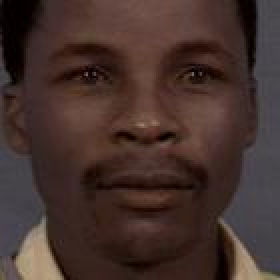
#> input picture models/dataset/colored/jpg2/i001qb-mn_30_30_200_200.jpg, 140 x 140 px, found by its file name (shown 2 times larger); its folder holds 4 pictures in this run
$ python kmeans.py
#> lines starting #> are read from the running program, lines starting #| are printed output that depends on the picture
from numpy import array, dot, mean, std, empty, argsort, size, shape, transpose
from numpy.linalg import eigh, solve
from numpy.random import randn
from matplotlib.pyplot import subplots, show
#import Image
from PIL import Image
import numpy as np
import os
import collections
import operator


def kmeans(d, m, f, k):  # d-data ,m-initial mean of the data,f-number of data items,k-K for K-means
    # print(f,d.shape)
    col = np.zeros((d.shape[0], 1))
    p = 0
    while 1:
        flag = 0  # flag used for terminating from while Loop
        j = 0
        for cell in d:
            i = 0
            ind = 0
            cur = 0
            mini = 1000000
            for mean in m:
                # distance b/w current item and mean
                cur = np.linalg.norm(cell[:]-mean)
                # print cur,i
                if cur < mini:  # ind will have ith cluster to which current data itm is assigned
                    ind = i
                    mini = cur
                i = i+1

            if col[j] != ind:
                flag = 1

            col[j] = ind
            j = j+1

        if flag == 0:
            break

        for i in range(k):  # recalculating the means
            count = 1
            mean = np.zeros((1, len(d[0])))
            for cell in d:
                if col[count-1] == i:
                    mean = mean+cell[:]
                    count = count+1

            if count != 1:
                mean = mean/count
                m[i:i+1] = mean[:]
        p = p+1

    # print "No of iterations:",p
    return m


# ------------start of program---------------
print("------------------Start---------------------------")

dirname = "models/dataset/bw/jpg2/"
# dirname="aligneddataset/colored/jpg5/"
# print(dirname)
count = 0
size = 48, 48
# print size[0],size[1]
m = 0
f = 0

for filename in os.listdir(dirname):

    image_file = Image.open(dirname+filename)
#> image_file is the input picture: PIL image 140x140 RGB; mean R, G, B 69.2, 49.8, 44.9
    # size == size of the image file,will be used to initializing Array
    size = image_file.size
#> size = (140, 140)
    if filename[7] == 'm':
        m = m+1
    else:
        f = f+1
    count = count+1
#> pass 2 of the loop `for filename in os.listdir(dirname):`:
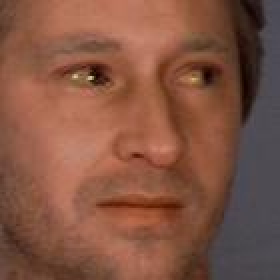
#> input picture models/dataset/colored/jpg2/i002rb-mn_30_30_200_200.jpg, 140 x 140 px, found by its file name (shown 2 times larger)
#> image_file is the input picture: PIL image 140x140 RGB; mean R, G, B 130.8, 84.7, 66.9
#> pass 3 of the loop `for filename in os.listdir(dirname):`:
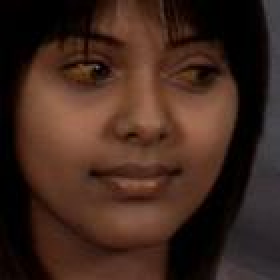
#> input picture models/dataset/colored/jpg2/i003qb-fn_30_30_200_200.jpg, 140 x 140 px, found by its file name (shown 2 times larger)
#> image_file is the input picture: PIL image 140x140 RGB; mean R, G, B 64, 39.8, 29.8
#> the loop made 4 passes; the first 3 are shown
#print("Size of image",size)
# print("Total,Males,Females",count,m,f)

# for training data 200 male and 200 female faces
maledata = np.zeros((200, size[0]*size[1]))
femaledata = np.zeros((200, size[0]*size[1]))

fmean = np.zeros((10, size[0]*size[1]))
mmean = np.zeros((10, size[0]*size[1]))

m = 0
f = 0
count = 0
testfilenm = []  # This list will be containing all the files that are in test-data set
testlabels = []  # This list will be containing all the labels for a file
for filename in os.listdir(dirname):

    image_file = Image.open(dirname+filename)
    temp = array(image_file.convert('1'))
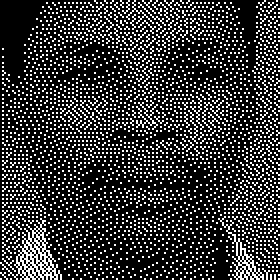
#> temp: shape (140, 140) bool (shown 2 times larger); 21.2% white in thin lines or dots
    A = np.asarray(temp).reshape(-1)
    if filename[7] == 'm':
        if m < 200:  # if m <200 then put it into traiging male data
            maledata[m, :] = A
        else:  # else put it into teset data,Similar for female faces
            testfilenm.append(filename)
            testlabels.append('m')
        m = m+1
    else:
        if f < 200:
            femaledata[f, :] = A
        else:
            testfilenm.append(filename)
            testlabels.append('f')
        f = f+1
    count = count+1
#> pass 2 of the loop `for filename in os.listdir(dirname):`:
#> `temp = array(image_file.convert('1'))`:
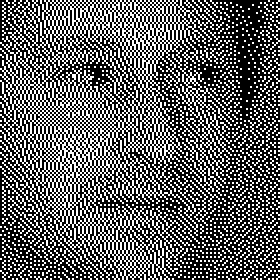
#> temp: shape (140, 140) bool (shown 2 times larger); 37.5% white in thin lines or dots
#> pass 3 of the loop `for filename in os.listdir(dirname):`:
#> `temp = array(image_file.convert('1'))`:
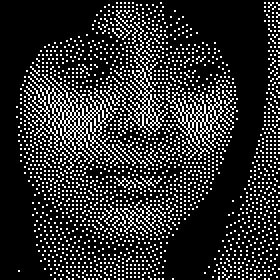
#> temp: shape (140, 140) bool (shown 2 times larger); 17.6% white in thin lines or dots
#> the loop made 4 passes; the first 3 are shown

"""print("Total,Males,Females in training data","400","200","200")
print("Total,Males,Females in test data",len(testlabels),m-200,f-200)"""

for i in range(10):  # initializing means of both males and females
    fmean[i, :] = femaledata[i*10, :]
    mmean[i, :] = maledata[i*10, :]
#> this loop made 10 passes
# print("Called")
fmean = kmeans(femaledata, fmean, f, 10)  # 10 most representative female faces
mmean = kmeans(maledata, mmean, m, 10)  # 10 most representative male faces

# print("Done")

k = 5  # K for k-nearest neighbour


cmale = 0  # cmale and cfemale for correct classified male and female faces
cfemale = 0

imale = 0  # imale and ifemale for incorrect classified male and female faces
ifemale = 0

correct = 0
incorrect = 0

ptr = 0  # counter for accessing testlabels

for filename in testfilenm:
    image_file = Image.open(dirname+filename)
    temp = array(image_file.convert('1'))
    test = np.asarray(temp).reshape(-1)

    mini = 100000000
    result = {}

    for j in range(len(fmean)*2):

        if j < len(fmean):
            cur = np.linalg.norm(fmean[j]-test)
            result[cur, j] = 0  # cur,j for making each key unique
        else:
            cur = np.linalg.norm(mmean[j-10]-test)
            result[cur, j] = 1  # key<10 for female and >10 for male

    # Sorting dictionary on keys
    od = collections.OrderedDict(sorted(result.items()))
    m = 0
    f = 0
    count = 0

    for k, v in od.items():
        if count >= 5:
            break
        if v == 0:
            f = f+1
        if v == 1:
            m = m+1
        count = count+1
    if m > f:  # if num of males>females in k-NN then
        if testlabels[ptr] == 'm':  # check test label if it is m then correct classified
            correct = correct+1
            cmale = cmale+1
        else:  # else incorrect classified
            incorrect = incorrect+1
            imale = imale+1
    else:
        if testlabels[ptr] == 'f':
            correct = correct+1
            cfemale = cfemale+1
        else:
            incorrect = incorrect+1
            ifemale = ifemale+1
    ptr = ptr+1
#> (the run stopped early here; a loop or call above may not have finished)
